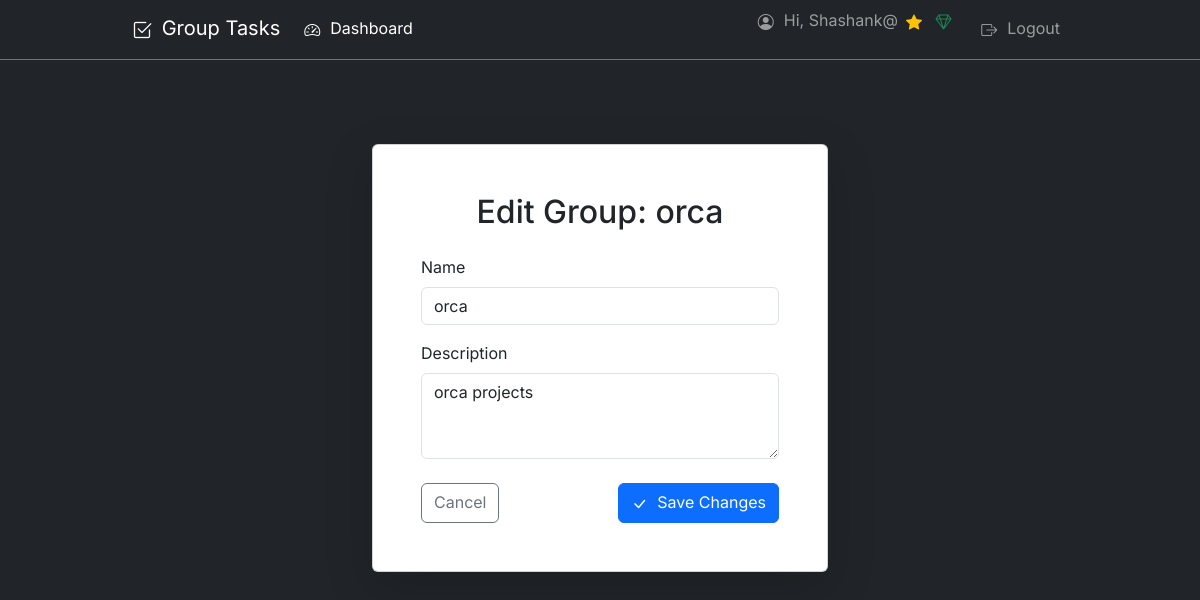
Page /group/1/update/ (signed in) on the committed database.
### tasks/models.py (models this page shows, shortened)
class Group(models.Model):
    name = models.CharField(max_length=100)
    description = models.TextField(blank=True, null=True)
    owner = models.ForeignKey(
        User,
        related_name='owned_groups',
        on_delete=models.CASCADE
    )
    members = models.ManyToManyField(
        User,
        related_name='task_groups'
    )
    created_at = models.DateTimeField(auto_now_add=True)

### tasks/views.py (the view, shortened to what this page needs)
# urls.py: path('group/<int:pk>/update/', views.GroupUpdateView.as_view(), name='group_update'),
class GroupUpdateView(LoginRequiredMixin, UserPassesTestMixin, UpdateView):
    model = Group
    form_class = GroupForm
    template_name = 'tasks/group_form.html'
    def test_func(self):
        group = self.get_object()
        return self.request.user == group.owner
    def get_context_data(self, **kwargs):
        context = super().get_context_data(**kwargs)
        context['is_creating'] = False
        return context

### tasks/forms.py
class GroupForm(forms.ModelForm):
    class Meta:
        model = Group
        fields = ['name', 'description']
        widgets = {
            'name': forms.TextInput(attrs={'class': 'form-control', 'placeholder': 'Group Name'}),
            'description': forms.Textarea(attrs={'class': 'form-control', 'rows': 3, 'placeholder': 'Optional: Describe the group...'}),
        }

### tasks/templates/tasks/group_form.html (shortened to what this page needs)
{% extends "layout.html" %}
{% block content %}
<div class="row justify-content-center mt-4">
    <div class="col-12 col-md-8 col-lg-6">
        <div class="card shadow-lg" data-bs-theme="light">
            <div class="card-body p-4 p-md-5">
                <h2 class="card-title text-center mb-4 text-dark">
                    {% if is_creating %}
                        Create New Group
                    {% else %}
                        Edit Group: {{ form.instance.name }}
                    {% endif %}
                </h2>
                <form method="post">
                    <div class="mb-3">
                        <label for="{{ form.name.id_for_label }}" class="form-label text-dark">{{ form.name.label }}</label>
                        {{ form.name }}
                    </div>
                    <div class="mb-3">
                        <label for="{{ form.description.id_for_label }}" class="form-label text-dark">{{ form.description.label }}</label>
                        {{ form.description }}
                    </div>
                    <div class="d-grid gap-2 d-md-flex justify-content-between mt-4">
                        {% if not is_creating %}
                            <a href="{% url 'tasks:group_detail' form.instance.pk %}" class="btn btn-outline-secondary">
                                Cancel
                            </a>
                        {% else %}
                            <a href="{% url 'tasks:dashboard' %}" class="btn btn-outline-secondary">
                                Cancel
                            </a>
                        {% endif %}
                        <button class="btn btn-primary" type="submit">
                        <i class="bi {% if is_creating %}bi-plus-lg{% else %}bi-check-lg{% endif %}"></i> {% if is_creating %}Create Group{% else %}Save Changes{% endif %}
                        </button>
                    </div>
                </form>
            </div>
        </div>
    </div>
</div>
{% endblock %}

### templates/layout.html (shortened to what this page needs)
{% load static %}
<!DOCTYPE html>
<html lang="en" data-bs-theme="dark">
<head>
    <link href="https://cdn.jsdelivr.net/npm/bootstrap@5.3.2/dist/css/bootstrap.min.css" rel="stylesheet" xintegrity="sha384-T3c6CoIi6uLrA9TneNEoa7RxnatzjcDSCmG1MXxSR1GAsXEV/Dwwykc2MPK8M2HN">
    <link rel="stylesheet" href="https://cdn.jsdelivr.net/npm/bootstrap-icons@1.11.3/font/bootstrap-icons.min.css">
</head>
<body class="bg-dark text-light">
    <nav class="navbar navbar-expand-lg navbar-dark bg-dark border-bottom border-secondary fixed-top mb-4">
        <div class="container-fluid container">
        <a class="navbar-brand" href="{% if user.is_authenticated %}{% url 'tasks:dashboard' %}{% else %}{% url 'login' %}{% endif %}"><i class="bi bi-check2-square"></i> Group Tasks</a>
        <div class="collapse navbar-collapse" id="navbarSupportedContent">
        <ul class="navbar-nav me-auto mb-2 mb-lg-0">
            {% if user.is_authenticated %}
            <li class="nav-item">
            <a class="nav-link active" aria-current="page" href="{% url 'tasks:dashboard' %}"><i class="bi bi-speedometer2"></i> Dashboard</a>
            </li>
            {% endif %}
        </ul>
        <ul class="navbar-nav ms-auto mb-2 mb-lg-0">
            {% if user.is_authenticated %}
                <li class="nav-item">
                    <span class="navbar-text me-2">
                        <i class="bi bi-person-circle"></i> Hi, {{ user.username }}
                    </span>
                </li>
                <li class="nav-item">
                    <span class="navbar-text me-2" title="Points (for leaderboard)">
                        <i class="bi bi-star-fill text-warning"></i> {{ user.profile.points }}
                    </span>
                </li>
                <li class="nav-item">
                    <span class="navbar-text me-3" title="Coins (for pledges)">
                    <i class="bi bi-gem text-success"></i> {{ user.profile.coins }}
                    </span>
                </li>
                <li class="nav-item">
                    <a class="nav-link" href="{% url 'logout' %}"><i class="bi bi-box-arrow-right"></i> Logout</a>
                </li>
            {% endif %}
        </ul>
        </div>
    </div>
    </nav>
    <main class="container mt-5 pt-3">
        {% block content %}{% endblock %}
    </main>
</body>
</html>

### templates/layout.html (style rules this page uses)
body { font-family: 'Inter', sans-serif; padding-top: 56px; }
.container { max-width: 960px; }
.bi { vertical-align: -.125em; margin-right: 0.25rem; }
.btn .bi, .nav-link .bi { margin-right: 0.35rem; }
.navbar-text .bi { margin-right: 0.35rem; }

### rows in the picture
Group: instance.name "orca", name "orca", description "orca projects"

### other values in the picture
{{ user.username }} "Shashank@"
